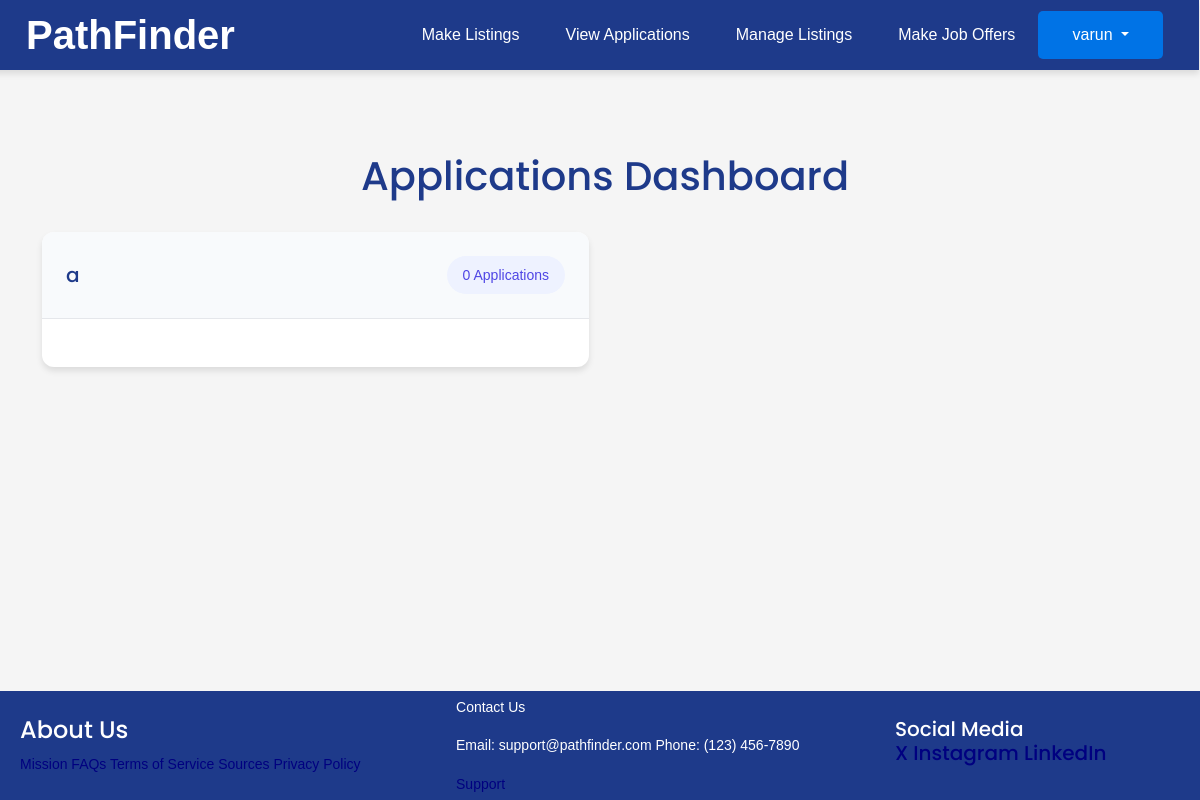
The app's page /view-applications/ (signed in), older data.
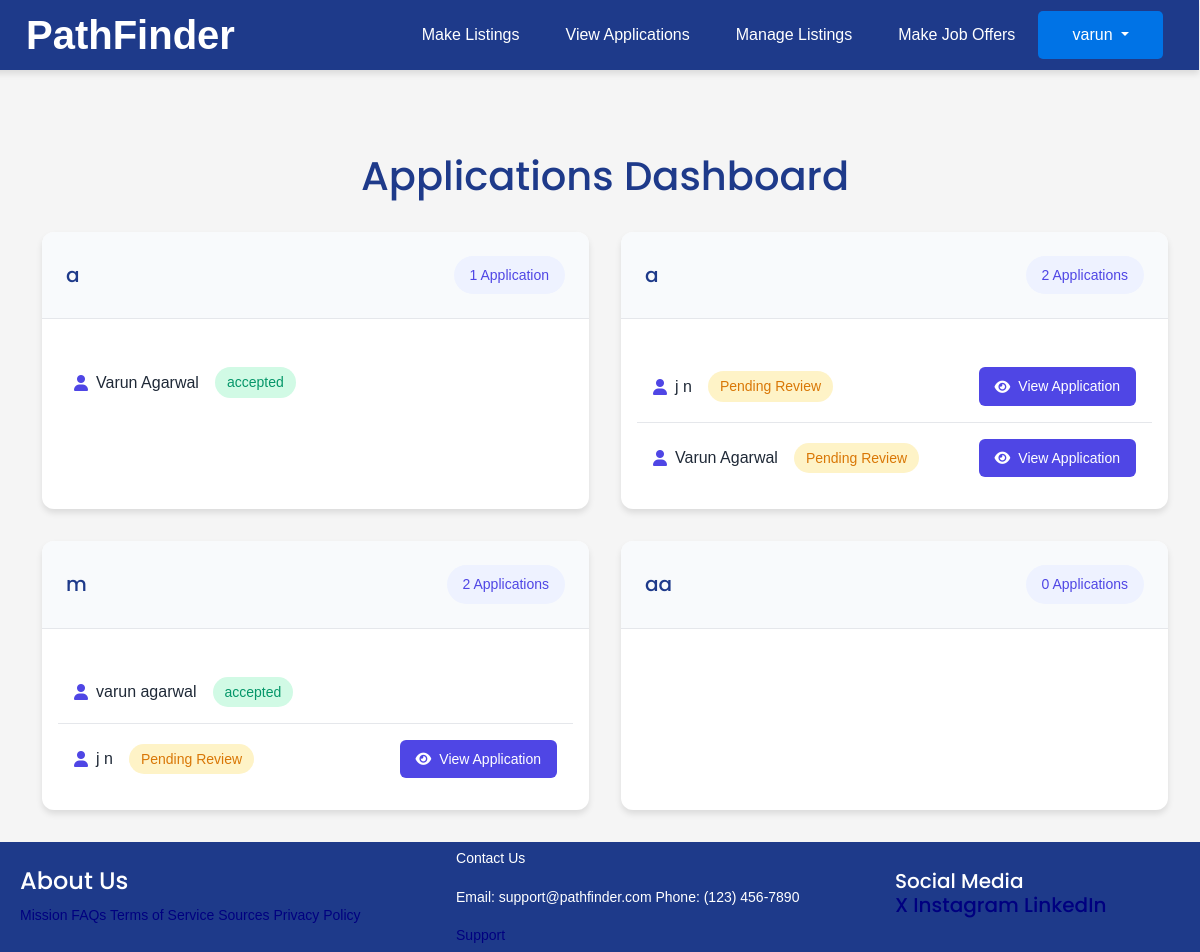
The same page, newer data.
### joblist/models.py (models this page shows, shortened)
class JobListing(models.Model):
    jobtypechoices = ( ("Arts", "Arts"),
                      ("Business", "Business"),
                        ("Communications", "Communications"),
                        ("Education", "Education"),
                        ("Healthcare", "Healthcare"),
                        ("Hospitality", "Hospitality"),
                        ("Information Technology", "Information Technology"),
                        ("Law Enforcement", "Law Enforcement"),
                        ("Sales and Marketing", "Sales and Marketing"),
                        ("Science", "Science"),
                        ("Transportation", "Transportation"),
                        ("Other", "Other"
                        ))
    jobfield = models.CharField(
        choices=jobtypechoices,
        max_length=100,
        null=True,
        blank=True,
        default='other')
    job_title = models.CharField(max_length=100)
    description = models.TextField()
    date_posted = models.DateTimeField(default=timezone.now)
    salary = models.IntegerField()
    author = models.ForeignKey(User, on_delete=models.CASCADE)
    company_name = models.CharField(max_length=100, default='Unknown Company')
    location = models.CharField(max_length=100)
    benefits = models.TextField(max_length=1000)
    job_type = models.CharField(choices = (("Part-Time", "Part-Time"), ("Full-Time", "Full-Time"), ("Other", "Other")), max_length=100)
    job_requirements = models.TextField(max_length=100)
    company_info = models.TextField(max_length=1000)
    notes = models.TextField(max_length=1000)
    status = models.TextField()

class JobApply(models.Model):
    first_name = models.TextField()
    last_name = models.TextField()
    choices = ( ("male", "male"),
               ("female", "female"),
               ("prefer not to say", "prefer not to say"))
    statuschoices = [
        ('pending', 'Pending'),
        ('accepted', 'Accepted'),
        ('declined', 'Declined'),
    ]
    gender = models.CharField(choices=choices, max_length=20)
    birthdate = models.DateField()
    phone = models.TextField()
    email = models.TextField()
    address = models.TextField()
    education_level = models.TextField()
    creater = models.ForeignKey(User, on_delete=models.CASCADE)
    previousjobs = models.TextField()
    job = models.ForeignKey(JobListing, on_delete=models.CASCADE, null = True, blank=True)
    resume = models.FileField(upload_to='resumes/')
    status = models.CharField(
        max_length=10,
        choices=statuschoices,
        default='pending'
    )
    def __str__(self):
        return self.first_name

### joblist/views.py (the view)
# urls.py: path('view-applications/', views.view_applications, name="view-applications"),
def view_applications(request):
    user = request.user
    jobs = JobListing.objects.filter(author = user)
    apps = {}
    for job in jobs:
        app = JobApply.objects.filter(job = job)
        apps[job.id] = app
    print(apps)
    return render(request, 'joblist/view-applications.html', {"jobs":jobs, "apps":apps, 'MEDIA_URL': settings.MEDIA_URL,})

### joblist/templates/joblist/view-applications.html (shortened to what this page needs)
{% extends "joblist/base.html" %}
{% block content %}
<div class="applications-container">
    <div class="applications-header">
        <h1>Applications Dashboard</h1>
    </div>
    <div class="applications-grid">
        {% for job, applications in apps.items %}
        {% for j in jobs %}
        {% if j.pk == job %}
        <div class="job-applications-card">
            <div class="job-header">
                <h2>{{ j.job_title }}</h2>
                <span class="application-count">
                    {{ applications|length }} Application{{ applications|length|pluralize }}
                </span>
            </div>
            <div class="applications-list">
                {% for app in applications %}
                {% if app.status != "rejected" %}
                <div class="application-item">
                    <div class="applicant-info">
                        <div class="applicant-name">
                            <i class="fas fa-user"></i>
                            <span>{{ app.first_name }} {{ app.last_name }}</span>
                        </div>
                        {% if app.status == "pending" %}
                        <span class="status-badge pending">Pending Review</span>
                        {% else %}
                        <span class="status-badge {{ app.status|lower }}">{{ app.status }}</span>
                        {% endif %}
                    </div>
                    {% if app.status == "pending" %}
                    <button class="view-application-btn" onclick="viewapp('{{ j.job_title }}', '{{ app.first_name }}', '{{ app.last_name }}', '{{ app.gender }}', '{{ app.birthdate }}', '{{ app.phone }}', '{{ app.email }}', '{{ app.address }}', '{{ app.education_level }}', '{{app.id}}', '{{app.resume}}', '{{app.previousjobs}}')">
                        <i class="fas fa-eye"></i> View Application
                    </button>
                    {% endif %}
                </div>
                {% endif %}
                {% endfor %}
            </div>
        </div>
        {% endif %}
        {% endfor %}
        {% endfor %}
    </div>
</div>
{% endblock %}

Row changes from the older to the newer data that the page shows:
changed JobListing (number 1 of 4 on the later page): applications "0" → "1"
added JobApply: first_name "Varun", last_name "Agarwal", status "accepted", shown under JobListing (number 1 of 4 on the later page)
added JobListing: job_title "a", applications "2"
added JobApply: first_name "j", last_name "n", status "Pending Review", shown under "a"
added JobApply: first_name "Varun", last_name "Agarwal", status "Pending Review", shown under "a"
added JobListing: job_title "m", applications "2"
added JobApply: first_name "varun", last_name "agarwal", status "accepted", shown under "m"
added JobApply: first_name "j", last_name "n", status "Pending Review", shown under "m"
added JobListing: job_title "aa", applications "0"
